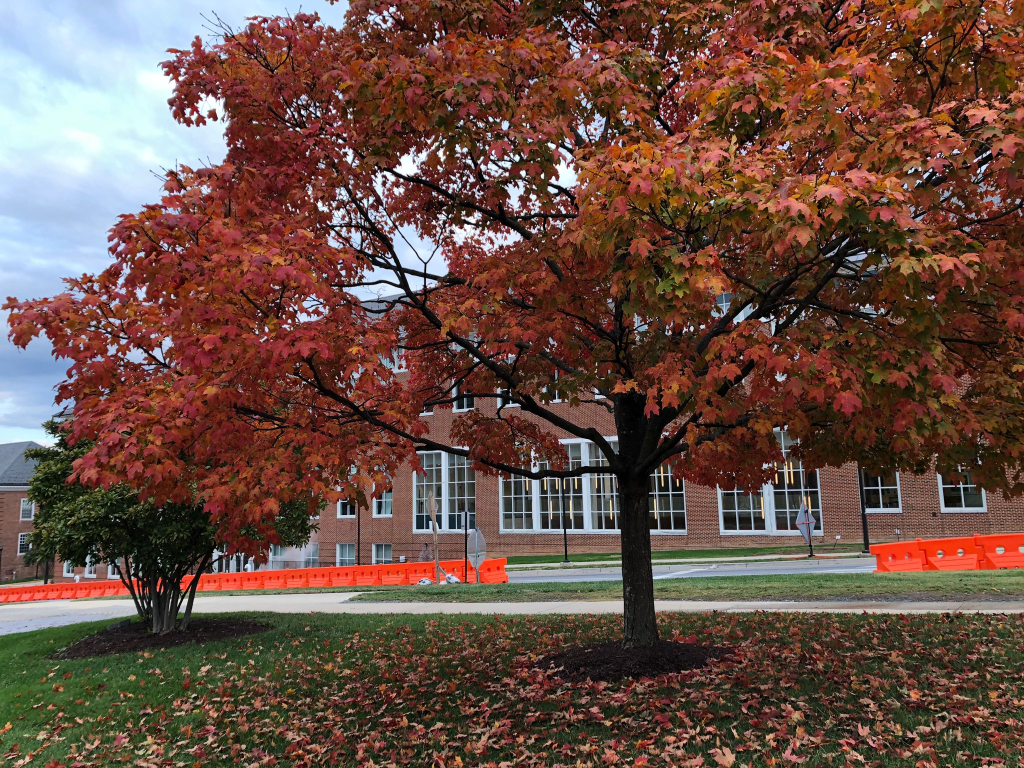
#> input picture img.jpg, 2048 x 1536 px (shown at 1/2 size)
$ jupyter execute new.ipynb   (shell and % lines are left out)
#> lines starting #> are read from the running program, lines starting #| are printed output that depends on the picture
[cell 1]
import matplotlib.pyplot as plt
from functools import reduce
import numpy as np
import hashlib
import math
import cv2
import scipy

[cell 2]
class Arnold:

    def __init__(self, a:int, b:int, rounds:int):
        # Parameters
        self.__a = a
        self.__b = b
        self.__rounds = rounds

    def mapping(self, s:np.shape):
        x, y = np.meshgrid(range(s[0]), range(s[0]), indexing="ij")
        xmap = (self.__a*self.__b*x + x + self.__a*y) % s[0]
        ymap = (self.__b*x + y) % s[0]
        return xmap, ymap

    def inverseMapping(self, s:np.shape):
        x, y = np.meshgrid(range(s[0]), range(s[0]), indexing="ij")
        xmap = (x - self.__a*y) % s[0]
        ymap = (-self.__b*x + self.__a*self.__b*y + y) % s[0]
        return xmap, ymap

    def applyTransformTo(self, image:np.ndarray):
        xm, ym = self.mapping(image.shape)
        img = image
        for r in range(self.__rounds):
            img = img[xm, ym]
        return img

    def applyInverseTransformTo(self, image:np.ndarray):
        xm, ym = self.inverseMapping(image.shape)
        img = image
        for r in range(self.__rounds):
            img = img[xm, ym]
        return img

[cell 3]
# Chirikov standard map
def generateChirikovMap(xo, yo, iter, delta, to):
    x = []
    y = []
    for i in range(iter+to):
        x1 = (xo+yo)%(2*math.pi)
        y1 = (xo+delta*math.sin(xo+yo))%(2*math.pi)
        xo = x1
        yo = y1
        if i>=to:
            x.append(x1)
            y.append(y1)
    return x,y

[cell 4]
def padding(image):
    M,N = image.shape
    if (M<N):
        pad = np.zeros((N,N))
        pad[0:M,:] = image
    else:
        pad = np.zeros((M,M))
        pad[:,0:N] = image
    return pad

[cell 5]
def unpadding(M, N, image):
    return image[0:M,0:N]

[cell 6]
password = 'I am Rupal'
hash = hashlib.sha512(password.encode())
hash_str = hash.hexdigest()
k = []
prev = 0
for i in range(2,129,2):
    kth = hash_str[prev:i]
    prev = i
    k.append(int(kth, 16))
a1 = reduce(lambda x, y: x ^ y, k[:16])
a2 = reduce(lambda x, y: x ^ y, k[16:32])
a3 = reduce(lambda x, y: x ^ y, k[32:48])
a4 = reduce(lambda x, y: x ^ y, k[48:64])
t1 = 1
t2 = 2
t3 = 3
t4 = 4
# Four parameters
h1 = t1 + (a1+a2)/256
h2 = t2 * (a3+a4)/256
h3 = t3 + (a1+a2)/256
h4 = t4 * 256 * sum(k[16:32])/max(k[16:32])
# parameters u1, u2, x1, x2 are used as initial values of the 4-D hyperchaotic system
xo = (math.floor((h1 + h2 + h3) * 1e5) % 512)/512
yo = (math.floor((h2 + h3 + h4) * 1e5) % 512)/512
xo_ = (math.floor((h1 + h2 + h3 + h4) * 1e5) % 512)/512
yo_ = (math.floor((h1 + h4) * 1e5) % 512)/512

[cell 7]
image = cv2.imread('./img.jpg')
#> image is the input picture: shape (1536, 2048, 3); mean B, G, R 67.5, 77.9, 105.5
image = cv2.cvtColor(image, cv2.COLOR_BGR2RGB)
image.shape
#> Out = (1536, 2048, 3)

[cell 8]
imgplot = plt.imshow(image)

[cell 9]
I1 = image[:,:,0]
I2 = image[:,:,1]
I3 = image[:,:,2]

[cell 10]
print(I1.shape)
#| (1536, 2048)
print(I2.shape)
#| (1536, 2048)
print(I3.shape)
#| (1536, 2048)

[cell 11]
M = I1.shape[0]
#> M = 1536
N = I1.shape[1]
#> N = 2048

[cell 12]
# Generate chaotic chirikov map for vertical shift
x3m,y1 = generateChirikovMap(xo, yo, 3*M, 0.1, 1000)
# plot1 = plt.plot(x,y1)
x3m = np.array(x3m)
print(len(x3m))
#| 4608
x1,yn = generateChirikovMap(xo, yo, N, 0.1, 1000)
# plot2 = plt.plot(x1,y)
yn = np.array(yn)
print(len(yn))
#| 2048

[cell 13]
# Generated chaotic sequence for encryption
Xv = np.floor(x3m*1e14)%N
Yv = np.floor(yn*1e14)%(3*M)

[cell 14]
# Combining the three indexed images
Fv = np.concatenate((I1, I2, I3))
actual_concat = np.copy(Fv)
Fv.shape
#> Out = (4608, 2048)

[cell 15]
# Performing right shift in dimension N
for i in range(len(Xv)):
    row = Fv[i,:]
    Fv[i,:] = np.roll(row, int(Xv[i]))
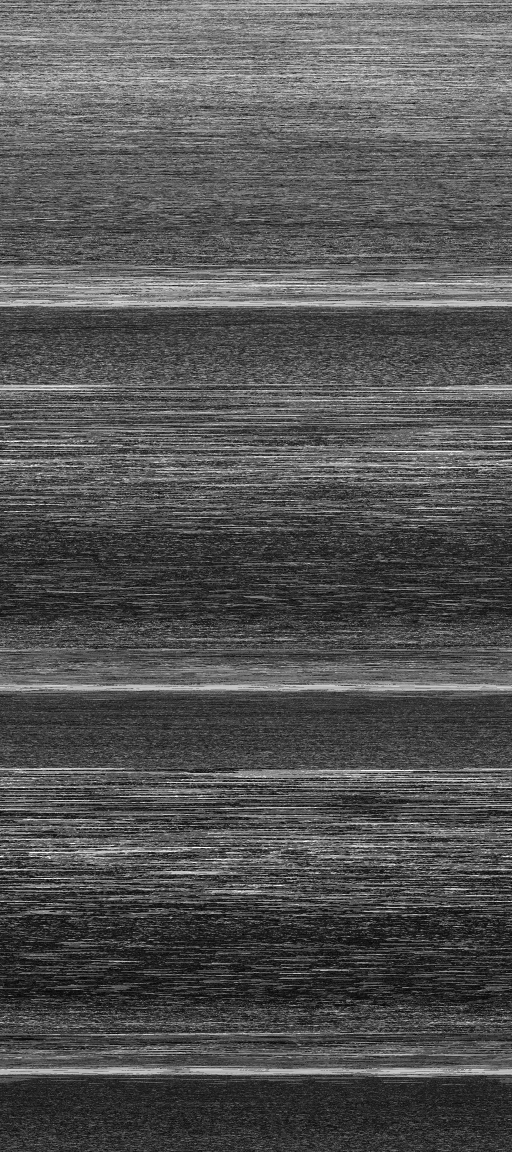
#> Fv: shape (4608, 2048) (shown at 1/4 size); min 0, max 255, mean 83.7

[cell 16]
Fv.shape
#> Out = (4608, 2048)

[cell 17]
# Performing bottom shift in dimension 3M
for j in range(len(Yv)):
    column = Fv[:,j]
    Fv[:,j] = np.roll(column, int(Yv[j]))
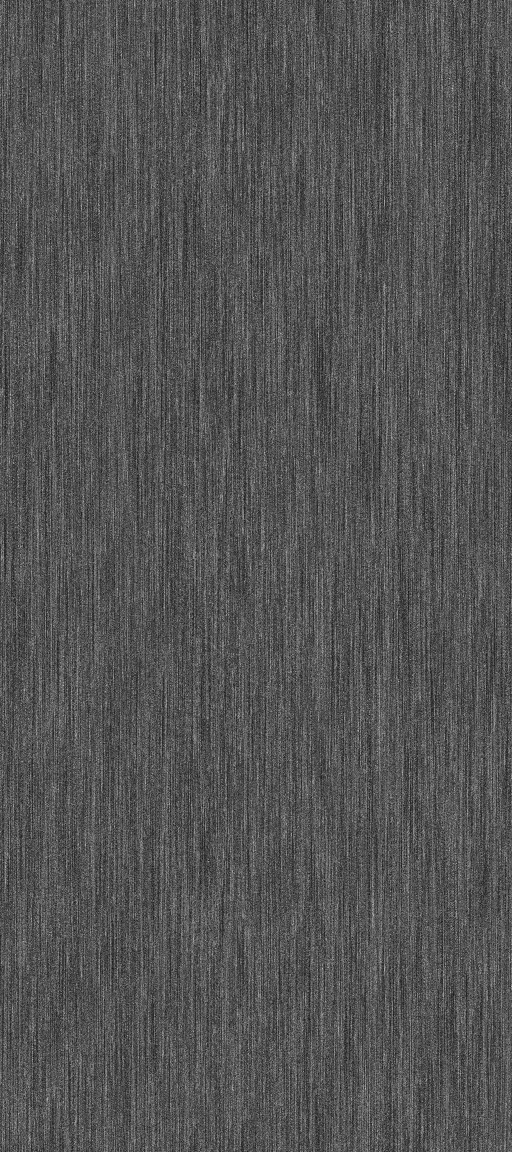
#> Fv: shape (4608, 2048) (shown at 1/4 size); min 0, max 255, mean 83.7
print(Fv.shape)
#| (4608, 2048)

[cell 18]
# Decomposing the scrambled image into three channels
F1 = Fv[0:M, :]
F2 = Fv[M:2*M, :]
F3 = Fv[2*M:3*M, :]

[cell 19]
plt.imshow(Fv)

[cell 20]
# Horizontal concatenation of the three channels
Fh = np.concatenate((F1, F2, F3), axis=1)

[cell 21]
F_checkh = np.copy(Fh)

[cell 22]
# After performing right shift the encrypted image is
Fh_plot = plt.imshow(Fh)

[cell 23]
# Generate chaotic chirikov map for vertical shift
xh,_ = generateChirikovMap(xo_, yo_, M, 0.1, 1000)
xh = np.array(xh)
print(len(xh))
#| 1536
_,yh = generateChirikovMap(xo_, yo_, 3*N, 0.1, 1000)
yh = np.array(yh)
print(len(yh))
#| 6144

Xh = np.floor(xh*1e14)%(3*N)
Yh = np.floor(yh*1e14)%M

[cell 24]
# Performing left shift in dimension N
for i in range(len(Xh)):
    row = Fh[i,:]
    Fh[i,:] = np.roll(row, int(Xh[i]))
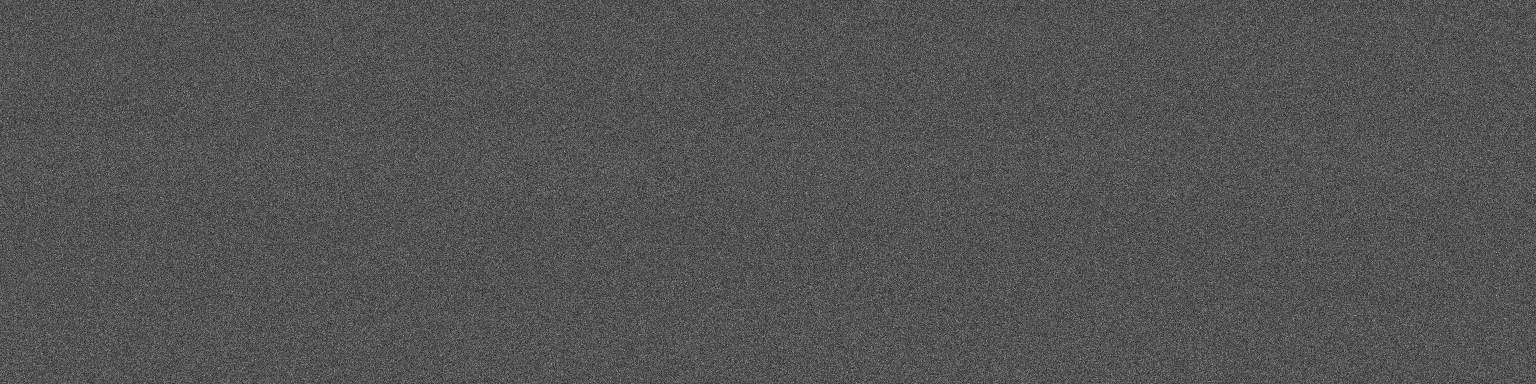
#> Fh: shape (1536, 6144) (shown at 1/4 size); min 0, max 255, mean 83.7

# Performing bottom shift in dimension M
for j in range(len(Yh)):
    column = Fh[:,j]
    Fh[:,j] = np.roll(column, int(Yh[j]))

print(Fh.shape)
#| (1536, 6144)

[cell 25]
C1 = Fh[:, 0:N]
C2 = Fh[:, N:2*N]
C3 = Fh[:, 2*N:3*N]

[cell 26]
# Encrypted image
E = np.zeros((M, N, 3), dtype=np.uint8)
E[:,:,0] = C1
E[:,:,1] = C2
E[:,:,2] = C3
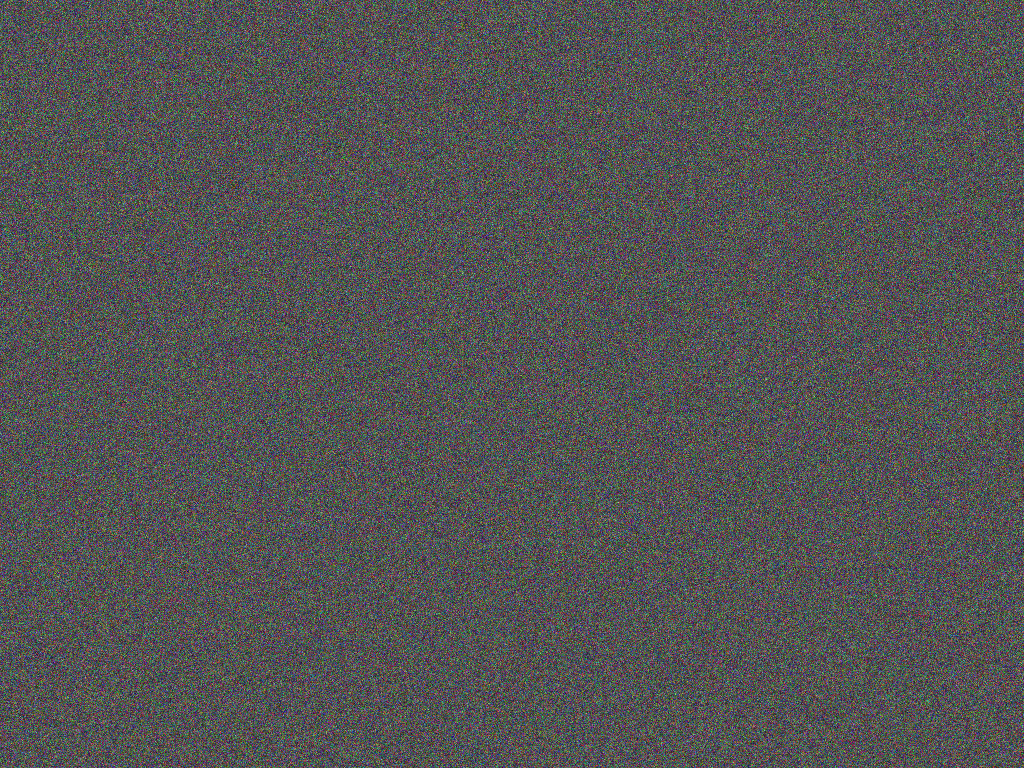
#> E: shape (1536, 2048, 3) (shown at 1/2 size); mean of channels 0, 1, 2 83.7, 83.6, 83.7; drawn as B, G, R

[cell 27]
C1_dct = scipy.fftpack.dct(C1, axis=0, norm='ortho', type=2)
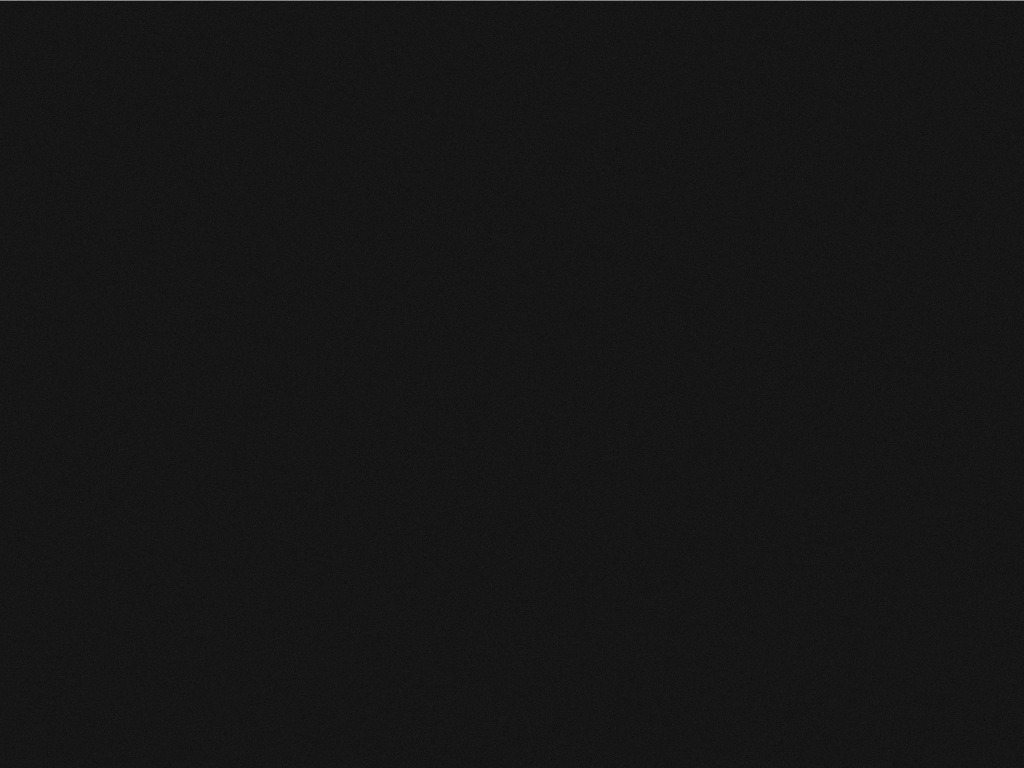
#> C1_dct: shape (1536, 2048) float64 (shown at 1/2 size); min -330, max 3515.3, mean 2.1; drawn with min black and max white
C2_dct = scipy.fftpack.dct(C2, axis=0, norm='ortho', type=2)
C3_dct = scipy.fftpack.dct(C3, axis=0, norm='ortho', type=2)

[cell 28]
dct_im = np.zeros((C1_dct.shape[0],C1_dct.shape[1],3))
dct_im[:,:,0] = C1_dct
dct_im[:,:,1] = C2_dct
dct_im[:,:,2] = C3_dct

[cell 29]
plt.imshow(dct_im)

[cell 30]
# padding
C1_pad = padding(C1_dct)
#> in padding, `pad[0:M,:] = image`:
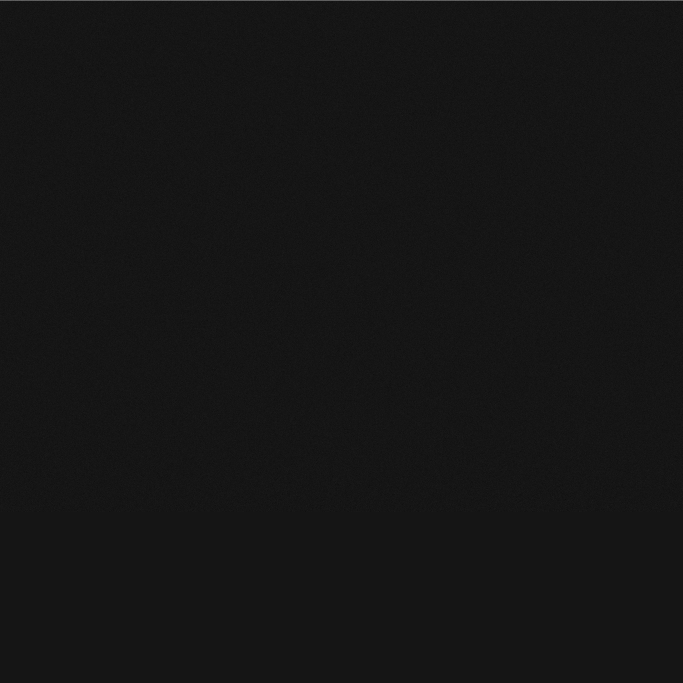
#> pad: shape (2048, 2048) float64 (shown at 1/3 size); min -330, max 3515.3, mean 1.6; drawn with min black and max white
C2_pad = padding(C2_dct)
C3_pad = padding(C3_dct)

[cell 31]
arnold = Arnold(1, 2, 20)

[cell 32]
C1_AT = arnold.applyTransformTo(C1_pad)
C2_AT = arnold.applyTransformTo(C2_pad)
C3_AT = arnold.applyTransformTo(C3_pad)

[cell 33]
C1_AT.shape
#> Out = (2048, 2048)

[cell 34]
encrypted_img = np.zeros((C1_AT.shape[0], C1_AT.shape[1], 3))
encrypted_img[:,:,0] = C1_AT
encrypted_img[:,:,1] = C2_AT
encrypted_img[:,:,2] = C3_AT

[cell 35]
encrypted_img_plot = plt.imshow(encrypted_img)
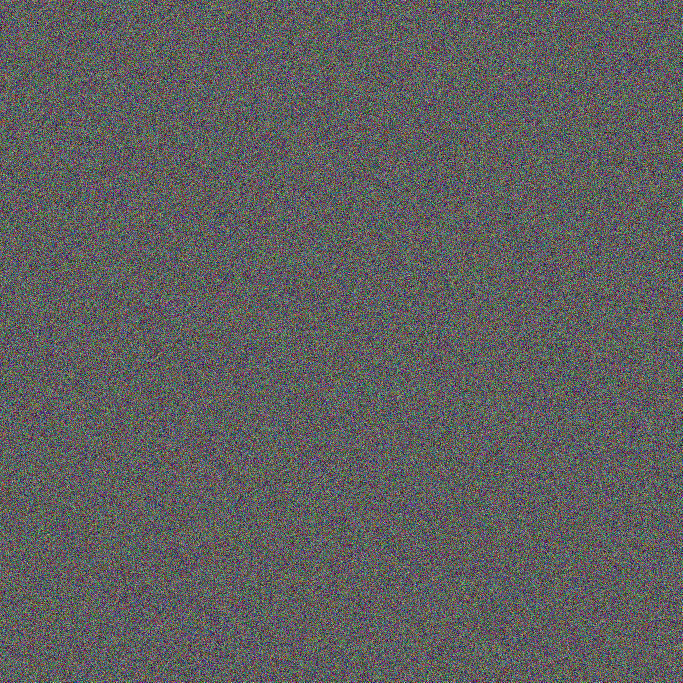
#> shown: shape (2048, 2048, 3) float64 (shown at 1/3 size); mean R, G, B 0.373, 0.373, 0.373

# inverse AT

[cell 36]
iC1_AT = encrypted_img[:,:,0]
iC2_AT = encrypted_img[:,:,1]
iC3_AT = encrypted_img[:,:,2]

[cell 37]
IC1_AT = arnold.applyInverseTransformTo(iC1_AT)
IC2_AT = arnold.applyInverseTransformTo(iC2_AT)
IC3_AT = arnold.applyInverseTransformTo(iC3_AT)

[cell 38]
# unpadding
IC1_unpad = unpadding(M, N, IC1_AT)
IC2_unpad = unpadding(M, N, IC2_AT)
IC3_unpad = unpadding(M, N, IC3_AT)

# Inverse DCT

[cell 39]
iC1 = scipy.fftpack.idct(IC1_unpad, axis=0, norm='ortho', type=2)
iC2 = scipy.fftpack.idct(IC2_unpad, axis=0, norm='ortho', type=2)
iC3 = scipy.fftpack.idct(IC3_unpad, axis=0, norm='ortho', type=2)

[cell 40]
iC1 = iC1.round().astype(np.uint8)
iC2 = iC2.round().astype(np.uint8)
iC3 = iC3.round().astype(np.uint8)

# Inverse horizontal

[cell 41]
iFh = np.concatenate([iC1,iC2,iC3], axis=1)
print(iFh.shape)
#| (1536, 6144)

[cell 42]
# Generate chaotic chirikov map for vertical shift
ixm,y1 = generateChirikovMap(xo_, yo_, M, 0.1, 1000)
# plot1 = plt.plot(x,y1)
ixm = np.array(ixm)
print(len(ixm))
#| 1536
x1,iy3n = generateChirikovMap(xo_, yo_, 3*N, 0.1, 1000)
# plot2 = plt.plot(x1,y)
iy3n = np.array(iy3n)
print(len(iy3n))
#| 6144

iXh = np.floor(ixm*1e14)%(3*N)
iYh = np.floor(iy3n*1e14)%M

[cell 43]
# Performing bottom shift in dimension M
for j in range(len(iYh)):
    column = iFh[:,j]
    iFh[:,j] = np.roll(column, -int(iYh[j]))

# Performing bottom shift in dimension N
for i in range(len(iXh)):
    row = iFh[i,:]
    iFh[i,:] = np.roll(row, -int(iXh[i]))

[cell 44]
iFh.shape
#> Out = (1536, 6144)

[cell 45]
F1 = iFh[:,:N]
F2 = iFh[:,N:2*N]
F3 = iFh[:,2*N:3*N]

Fv = np.concatenate([F1,F2,F3])

# inverse vertical

[cell 46]
# Generate chaotic chirikov map for vertical shift
ix3m,y1 = generateChirikovMap(0.5, 0.73, 3*M, 0.1, 1000)
# plot1 = plt.plot(x,y1)
ix3m = np.array(ix3m)
print(len(ix3m))
#| 4608
x1,iyn = generateChirikovMap(0.12, 0.18, N, 0.1, 1000)
# plot2 = plt.plot(x1,y)
iyn = np.array(iyn)
print(len(iyn))
#| 2048

[cell 47]
# Generated chaotic sequence for encryption
iXv = np.floor(ix3m*1e14)%N
iYv = np.floor(iyn*1e14)%(3*M)

[cell 48]
iFv = np.copy(Fv)

[cell 49]
# Performing up shift in dimension 3M
for j in range(len(iYv)):
    column = iFv[:,j]
    iFv[:,j] = np.roll(column, -int(iYv[j]))

[cell 50]
# Performing left shift in dimension N
for i in range(len(iXv)):
    row = iFv[i,:]
    iFv[i,:] = np.roll(row, -int(iXv[i]))
